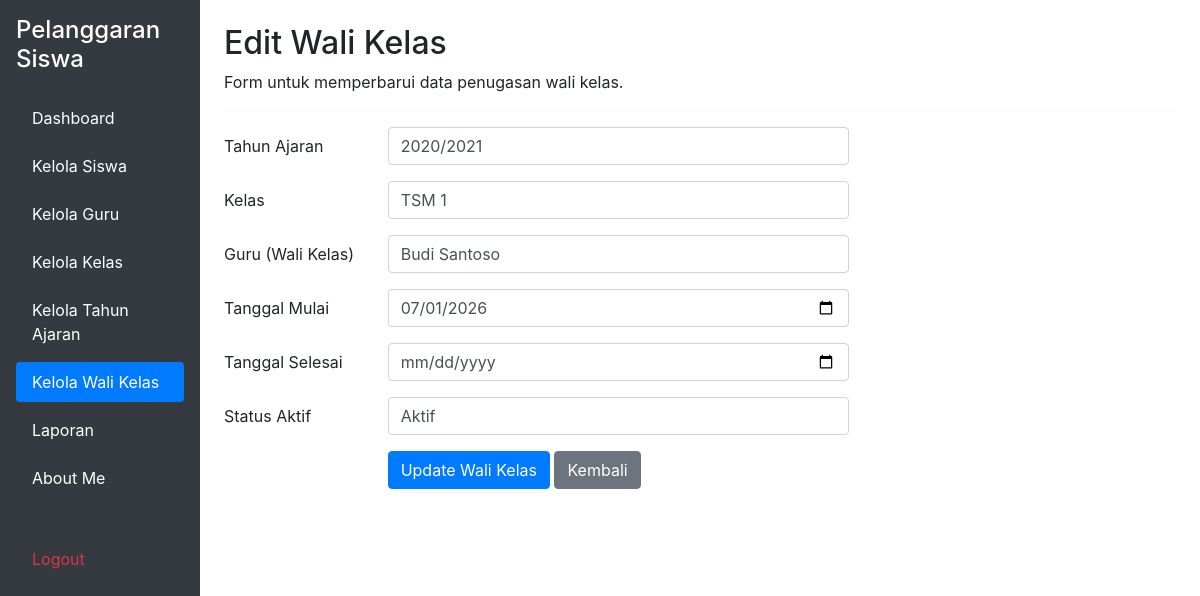
The app's page /edit_wali_kelas.php?id=2 (signed in) with its own data.
### tables this page shows
CREATE TABLE `t_wali_kelas` (
  `id` int(11) NOT NULL,
  `tahun_ajaran_id` int(11) DEFAULT NULL,
  `kelas_id` int(11) DEFAULT NULL,
  `guru_id` int(11) DEFAULT NULL,
  `tanggal_mulai` date NOT NULL,
  `tanggal_selesai` date NOT NULL,
  `status_aktif` tinyint(1) NOT NULL,
  `created_at` timestamp NOT NULL DEFAULT current_timestamp() ON UPDATE current_timestamp(),
  `updated_at` timestamp NOT NULL DEFAULT current_timestamp()
);

CREATE TABLE `t_tahun_ajaran` (
  `id` int(11) NOT NULL,
  `nama` varchar(20) DEFAULT NULL,
  `tanggal_mulai` date NOT NULL,
  `tanggal_selesai` date NOT NULL,
  `status_aktif` tinyint(1) NOT NULL,
  `created_at` timestamp NOT NULL DEFAULT current_timestamp(),
  `updated_at` timestamp NOT NULL DEFAULT current_timestamp()
);

CREATE TABLE `t_kelas` (
  `id` int(11) NOT NULL,
  `nama` varchar(100) DEFAULT NULL,
  `tingkat` varchar(20) NOT NULL,
  `jurusan` varchar(100) NOT NULL,
  `status_aktif` tinyint(1) NOT NULL,
  `created_at` timestamp NOT NULL DEFAULT current_timestamp(),
  `updated_at` timestamp NOT NULL DEFAULT current_timestamp()
);

CREATE TABLE `t_guru` (
  `id` int(11) NOT NULL,
  `nip` varchar(30) NOT NULL,
  `nama` varchar(150) DEFAULT NULL,
  `email` varchar(150) NOT NULL,
  `status_aktif` tinyint(1) NOT NULL,
  `user_id` int(11) NOT NULL,
  `created_at` timestamp NOT NULL DEFAULT current_timestamp(),
  `updated_at` timestamp NOT NULL DEFAULT current_timestamp()
);

### edit_wali_kelas.php (the view, shortened to what this page needs)
<?php
include 'config/koneksi.php';
$id = intval($_GET['id']);
$stmt_get = mysqli_prepare($koneksi, "SELECT * FROM t_wali_kelas WHERE id = ?");
mysqli_stmt_bind_param($stmt_get, "i", $id);
mysqli_stmt_execute($stmt_get);
$result = mysqli_stmt_get_result($stmt_get);
$row = mysqli_fetch_assoc($result);
$query_ta = mysqli_query($koneksi, "SELECT * FROM t_tahun_ajaran ORDER BY id DESC");
$query_kelas = mysqli_query($koneksi, "SELECT * FROM t_kelas ORDER BY nama ASC");
$query_guru = mysqli_query($koneksi, "SELECT * FROM t_guru ORDER BY nama ASC");
?>
<!DOCTYPE html>
<html lang="id">
<head>
    <link href="https://cdn.jsdelivr.net/npm/bootstrap@5.3.8/dist/css/bootstrap.min.css" rel="stylesheet">
    <link rel="stylesheet" href="https://cdn.jsdelivr.net/npm/bootstrap@4.1.3/dist/css/bootstrap.min.css">
</head>
<body>
<div class="container-fluid">
    <div class="row">
        <div class="col-md-3 col-lg-2 bg-dark min-vh-100 p-3">
            <h4 class="text-white mb-4">
                Pelanggaran Siswa
            </h4>
            <ul class="nav nav-pills flex-column">
                <li class="nav-item mb-2">
                    <a href="dashboard.php" class="nav-link text-white">Dashboard</a>
                </li>
                <li class="nav-item mb-2">
                    <a href="kelola_siswa.php" class="nav-link text-white">Kelola Siswa</a>
                </li>
                <li class="nav-item mb-2">
                    <a href="kelola_guru.php" class="nav-link text-white">Kelola Guru</a>
                </li>
                <li class="nav-item mb-2">
                    <a href="kelola_kelas.php" class="nav-link text-white">Kelola Kelas</a>
                </li>
                <li class="nav-item mb-2">
                    <a href="kelola_tahun_ajaran.php" class="nav-link text-white">Kelola Tahun Ajaran</a>
                </li>
                <li class="nav-item mb-2">
                    <a href="kelola_wali_kelas.php" class="nav-link active">Kelola Wali Kelas</a>
                </li>
                <li class="nav-item mb-2">
                    <a href="pelanggaran.php" class="nav-link text-white">Laporan</a>
                </li>
                <li class="nav-item mb-2">
                    <a href="tentang_saya.php" class="nav-link text-white">About Me</a>
                </li>
                <hr class="text-secondary">
                <li class="nav-item mb-2">
                    <a href="logout.php" class="nav-link text-danger">Logout</a>
                </li>
            </ul>
        </div>
        <main class="col-md-9 col-lg-10 p-4">
            <h2>Edit Wali Kelas</h2>
            <p>Form untuk memperbarui data penugasan wali kelas.</p>
            <hr>
            <form action="" method="POST">
                <div class="mb-3 row">
                    <label class="col-sm-2 col-form-label">Tahun Ajaran</label>
                    <div class="col-sm-6">
                        <select name="tahun_ajaran_id" class="form-control" required>
                            <?php while ($ta = mysqli_fetch_assoc($query_ta)) { ?>
                                <option value="<?= $ta['id']; ?>" <?= ($row['tahun_ajaran_id'] == $ta['id']) ? 'selected' : ''; ?>>
                                    <?= htmlspecialchars($ta['nama']); ?>
                                </option>
                            <?php } ?>
                        </select>
                    </div>
                </div>
                <div class="mb-3 row">
                    <label class="col-sm-2 col-form-label">Kelas</label>
                    <div class="col-sm-6">
                        <select name="kelas_id" class="form-control" required>
                            <?php while ($kls = mysqli_fetch_assoc($query_kelas)) { ?>
                                <option value="<?= $kls['id']; ?>" <?= ($row['kelas_id'] == $kls['id']) ? 'selected' : ''; ?>>
                                    <?= htmlspecialchars($kls['nama']); ?>
                                </option>
                            <?php } ?>
                        </select>
                    </div>
                </div>
                <div class="mb-3 row">
                    <label class="col-sm-2 col-form-label">Guru (Wali Kelas)</label>
                    <div class="col-sm-6">
                        <select name="guru_id" class="form-control" required>
                            <?php while ($guru = mysqli_fetch_assoc($query_guru)) { ?>
                                <option value="<?= $guru['id']; ?>" <?= ($row['guru_id'] == $guru['id']) ? 'selected' : ''; ?>>
                                    <?= htmlspecialchars($guru['nama']); ?>
                                </option>
                            <?php } ?>
                        </select>
                    </div>
                </div>
                <div class="mb-3 row">
                    <label class="col-sm-2 col-form-label">Tanggal Mulai</label>
                    <div class="col-sm-6">
                        <input type="date" name="tanggal_mulai" class="form-control" value="<?= htmlspecialchars($row['tanggal_mulai']); ?>" required>
                    </div>
                </div>
                <div class="mb-3 row">
                    <label class="col-sm-2 col-form-label">Tanggal Selesai</label>
                    <div class="col-sm-6">
                        <input type="date" name="tanggal_selesai" class="form-control" value="<?= htmlspecialchars($row['tanggal_selesai']); ?>" required>
                    </div>
                </div>
                <div class="mb-3 row">
                    <label class="col-sm-2 col-form-label">Status Aktif</label>
                    <div class="col-sm-6">
                        <select name="status_aktif" class="form-control" required>
                            <option value="1" <?= ($row['status_aktif'] == 1) ? 'selected' : ''; ?>>Aktif</option>
                        </select>
                    </div>
                </div>
                <div class="mb-3 row">
                    <div class="col-sm-6 offset-sm-2">
                        <button type="submit" class="btn btn-primary">Update Wali Kelas</button>
                        <a href="kelola_wali_kelas.php" class="btn btn-secondary">Kembali</a>
                    </div>
                </div>
            </form>
        </main>
    </div>
</div>
</body>
</html>

### records on screen
t_wali_kelas: tahun_ajaran_id "2020/2021", kelas_id "TSM 1", guru_id "Budi Santoso", tanggal_mulai "07/01/2026", status_aktif "Aktif"
